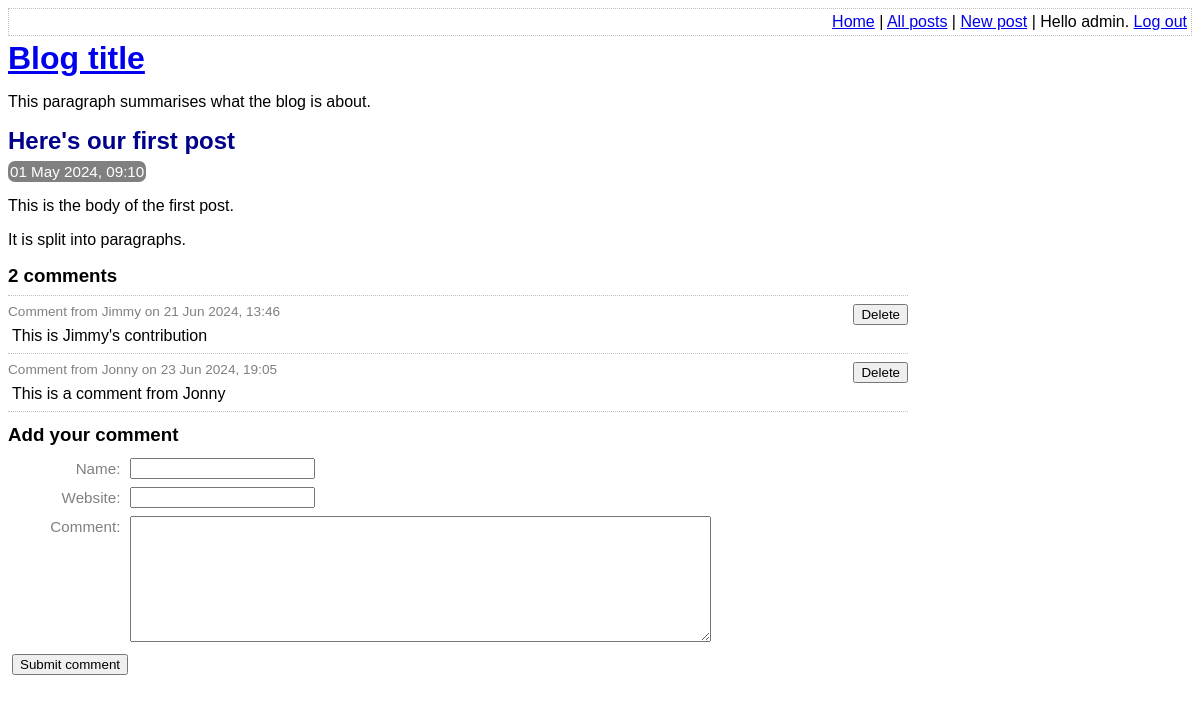
Page /view-post.php?post_id=1 (signed in) on the committed database.
### tables this page shows
CREATE TABLE post (
	id INTEGER PRIMARY KEY AUTOINCREMENT NOT NULL,
	title VARCHAR NOT NULL,
	body VARCHAR NOT NULL,
	user_id INTEGER NOT NULL,
	created_at VARCHAR NOT NULL,
	updated_at VARCHAR,
	FOREIGN KEY (user_id) REFERENCES user(id)
);

CREATE TABLE comment (
	id INTEGER PRIMARY KEY AUTOINCREMENT NOT NULL,
	post_id INTEGER NOT NULL,
	created_at VARCHAR NOT NULL,
	name VARCHAR NOT NULL,
	website VARCHAR,
	text VARCHAR NOT NULL,
	FOREIGN KEY (post_id) REFERENCES post(id)
);

### lib/view-post.php (called while the page is built, shortened)
<?php
function getPostRow(PDO $pdo, $postId)
{
    $stmt = $pdo->prepare(
        'SELECT
            title, created_at, body,
            (SELECT COUNT(*) FROM comment WHERE comment.post_id = post.id) comment_count
        FROM
            post
        WHERE
            id = :id'
    );
    $result = $stmt->execute(
        array('id' => $postId, )
    );
    $row = $stmt->fetch(PDO::FETCH_ASSOC);
    return $row;
}

### view-post.php (the view, shortened to what this page needs)
<?php
require_once 'lib/common.php';
require_once 'lib/view-post.php';
if (isset($_GET['post_id']))
{
    $postId = $_GET['post_id'];
}
else
{
    $postId = 0;
}
$pdo = getPDO();
$row = getPostRow($pdo, $postId);
$commentCount = $row['comment_count'];
?>
<!DOCTYPE html>
<html>
    <head>
        <?php require 'templates/head.php' ?>
    </head>
    <body>
        <?php require 'templates/title.php' ?>
        <div class="post">
            <h2>
                <?php echo htmlEscape($row['title']) ?>
            </h2>
            <div class="date">
                <?php echo convertSqlDate($row['created_at']) ?>
            </div>
            <?php echo convertNewlinesToParagraphs($row['body']) ?>
        </div>
        <?php require 'templates/list-comments.php' ?>
        <?php require 'templates/comment-form.php' ?>
    </body>
</html>

### lib/common.php (shortened to what this page needs)
<?php
function htmlEscape($html)
{
    return htmlspecialchars($html, ENT_HTML5, 'UTF-8');
}
function convertSqlDate($sqlDate)
{
    $date = DateTime::createFromFormat('Y-m-d H:i:s', $sqlDate);
    return $date->format('d M Y, H:i');
}
function convertNewlinesToParagraphs($text)
{
    $escaped = htmlEscape($text);
    return '<p>' . str_replace("\n", "</p><p>", $escaped) . '</p>';
}
function getCommentsForPost(PDO $pdo, $postId)
{
    $sql = "
        SELECT
            id, name, text, created_at, website
        FROM
            comment
        WHERE
            post_id = :post_id
    ";
    $stmt = $pdo->prepare($sql);
    $stmt->execute(
        array('post_id' => $postId, )
    );
    return $stmt->fetchAll(PDO::FETCH_ASSOC);
}
function isLoggedIn()
{
    return isset($_SESSION['logged_in_username']);
}

### templates/list-comments.php (shortened to what this page needs)
<form
    action="view-post.php?action=delete-comment&amp;post_id=<?php echo $postId?>&amp;"
    method="post"
    class="comment-list"
>
    <h3><?php echo $commentCount ?> comments</h3>
    <?php foreach (getCommentsForPost($pdo, $postId) as $comment): ?>
        <div class="comment">
            <div class="comment-meta">
                Comment from
                <?php echo htmlEscape($comment['name']) ?>
                on
                <?php echo convertSqlDate($comment['created_at']) ?>
                <?php if (isLoggedIn()): ?>
                    <input
                        type="submit"
                        name="delete-comment[<?php echo $comment['id'] ?>]"
                        value="Delete"
                    />
                <?php endif ?>
            </div>
            <div class="comment-body">
                <?php echo convertNewlinesToParagraphs($comment['text']) ?>
            </div>
        </div>
    <?php endforeach ?>
</form>

### assets/main.css (style rules this page uses)
h1, h2, h3 { margin-top: 0; margin-bottom: 8px; }
body { font-family: sans-serif; }
.post-synopsis h2, .post h2 { color: darkblue; }
.post .date, .post-synopsis .meta { color: white; background-color: grey; border-radius: 7px; padding: 2px; display: inline; font-size: 0.95em; }
.comment .comment-meta { font-size: 0.85em; color: grey; border-top: 1px dotted silver; padding-top: 8px; }
.comment .comment-meta input { float: right; }
.comment-body p { margin: 8px 4px; }
.comment-list { border-bottom: 1px dotted silver; margin-bottom: 12px; max-width: 900px; }

### rows in the picture
post: title "Here's our first post", created_at "01 May 2024, 09:10", body "This is the body of the first post. It is split into paragraphs."
comment: name "Jimmy", created_at "21 Jun 2024, 13:46", text "This is Jimmy's contribution"
comment: name "Jonny", created_at "23 Jun 2024, 19:05", text "This is a comment from Jonny"

### other values in the picture
htmlEscape(getAuthUser()) "admin"
$commentCount "2"
